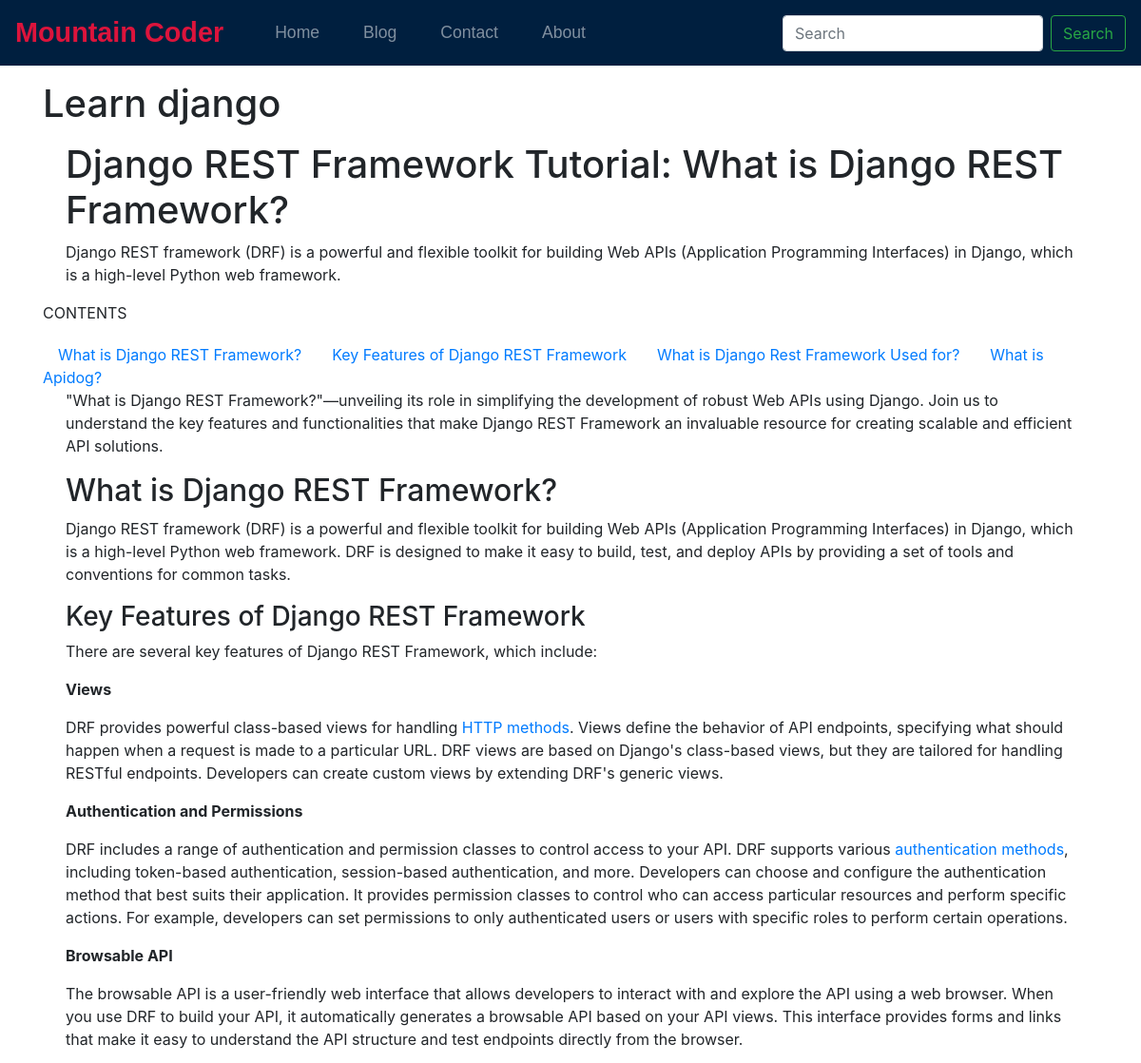
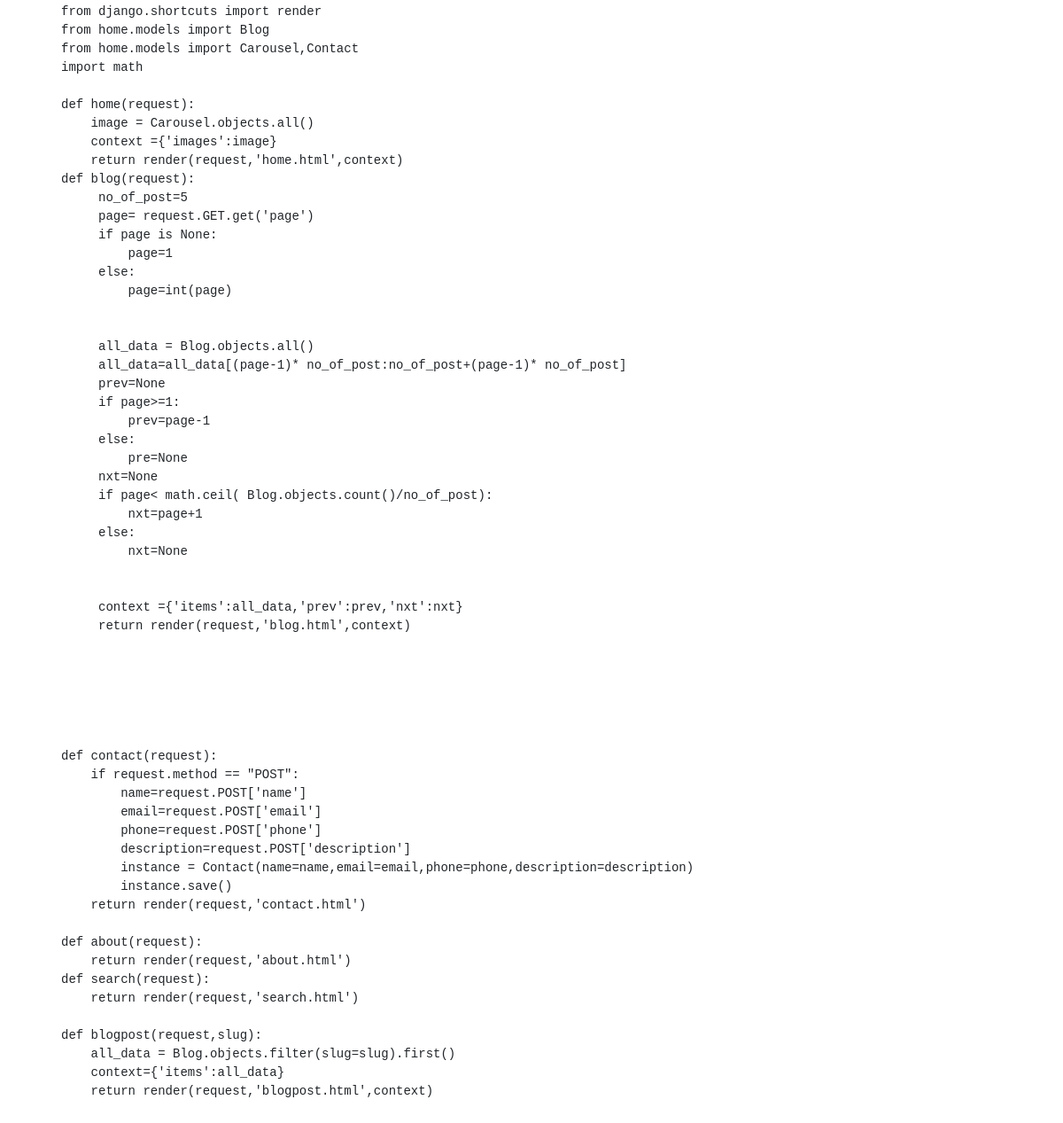
Before: /blogpost/django-tutorial with the older database file (2 pictures, top to bottom).
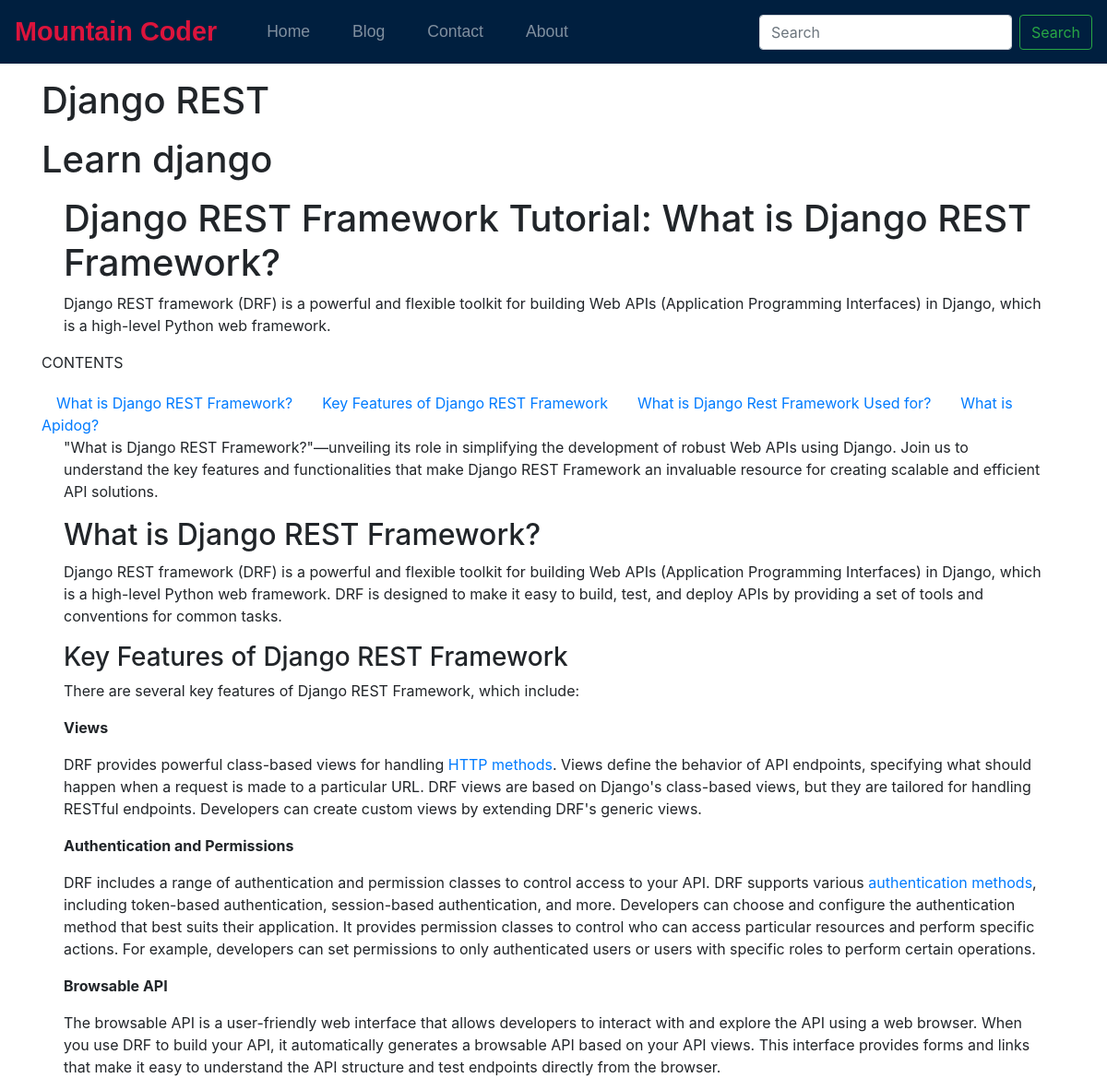
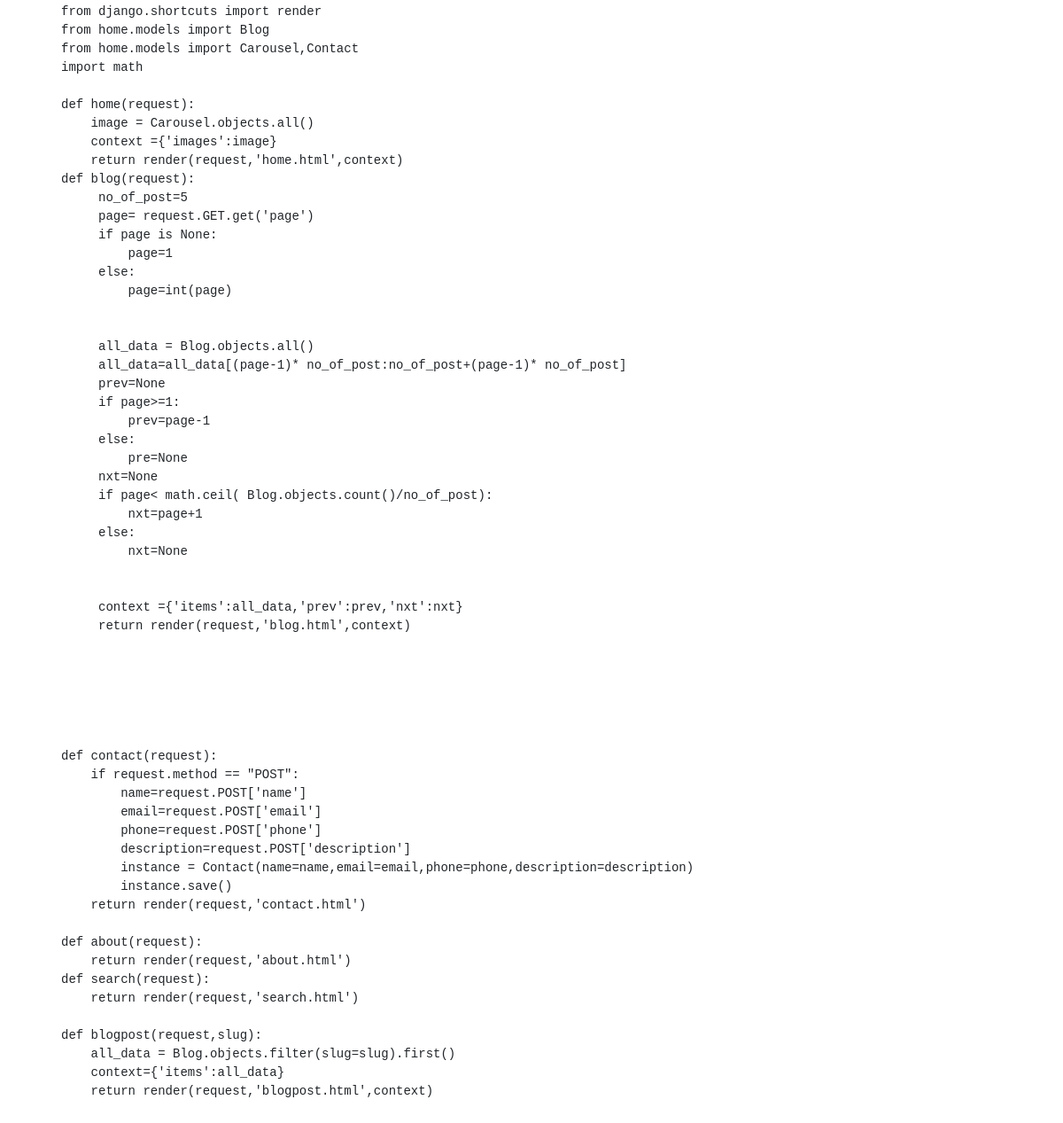
After: the same page with the newer database file (2 pictures, top to bottom).
### home/models.py (models this page shows)
class Blog(models.Model):
    sno=models.AutoField(primary_key=True)
    title=models.CharField(max_length=20)
    content = HTMLField()
    short_desc = models.CharField(max_length=400, default="")
    slug =models.CharField(max_length=20)
    time = models.DateTimeField(auto_now_add=True)

### home/views.py (the view)
# urls.py: path('blogpost/<str:slug>',views.blogpost),
def blogpost(request,slug):
    all_data = Blog.objects.filter(slug=slug).first()
    context={'items':all_data}
    return render(request,'blogpost.html',context)

### templates/blogpost.html (shortened to what this page needs)
{% extends "main.html" %}
{% block body %}
 <nav class="navbar navbar-expand-lg navbar-dark navbar-custom">
  <a class="navbar-brand" href="#">Mountain Coder</a>
  <div class="collapse navbar-collapse" id="navbarSupportedContent">
    <ul class="navbar-nav mr-auto">
      <li class="nav-item">
        <a class="nav-link" href="/home"
          >Home <span class="sr-only">(current)</span></a
        >
      </li>
      <li class="nav-item">
        <a class="nav-link" href="/blog">Blog</a>
      </li>
      <li class="nav-item">
        <a class="nav-link" href="/contact">Contact</a>
      </li>
      <li class="nav-item">
        <a class="nav-link" href="/about">About</a>
      </li>
    </ul>
    <form action="/search" method="get" class="form-inline my-2 my-lg-0">
      <input
        class="form-control mr-sm-2"
        type="search"
        placeholder="Search"
        aria-label="Search"
      />
      <button class="btn btn-outline-success my-2 my-sm-0" type="submit">
        Search
      </button>
    </form>
  </div>
</nav>
<div class="container">
  <h1 class="my-3">{{items.title}}</h1>
  <div>{{items.content| safe}}</div>
</div>
{% endblock body %}

### templates/main.html (shortened to what this page needs)
{% load static %}
<!DOCTYPE html>
<html lang="en">
  <head>
    <link
      rel="stylesheet"
      href="https://cdn.jsdelivr.net/npm/bootstrap@4.1.3/dist/css/bootstrap.min.css"
    />
    <link rel="stylesheet" href="{% static 'css/navbar.css' %}" />
  </head>
  <body>
    {% block body %} {% endblock body %}
  </body>
</html>

### static/css/navbar.css (style rules this page uses)
.navbar-custom { background-color: #001f3f; }
.navbar-custom .navbar-brand { color: crimson !important; font-size: 1.8rem; font-weight: 800; font-family: 'Poppins', sans-serif; }
.navbar-custom .nav-item, .navbar-custom .nav-link { font-size: 1.1rem; font-weight: 500; font-family: 'Poppins', sans-serif; margin-left: 15px; }

Changed rows visible on the page:
changed Blog: title "Learn django" → "Django REST"; content "Django REST Framework Tutorial:…" → "Learn django Django REST Framework Tutorial:…"
